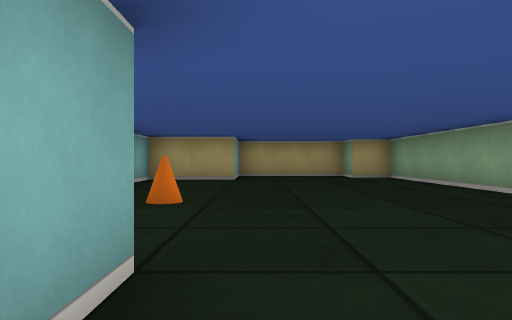
view 1 (above)

14 first-person views from a walk through a cub3D maze. The camera is about half as high as the walls, looks level and sees 70° across. The floor is counted in squares. Each view is taken from the middle of a square. On the plan, view 1 faces up. The plan holds only what a view shows up to about 9 squares ahead; the rest is blank.

view 2
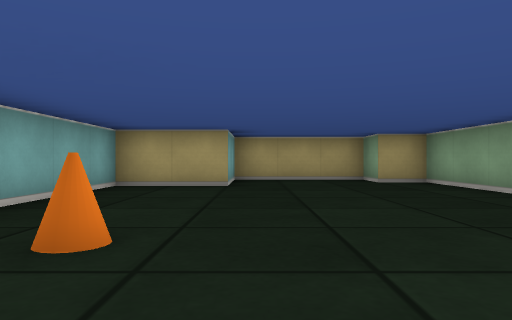

view 3
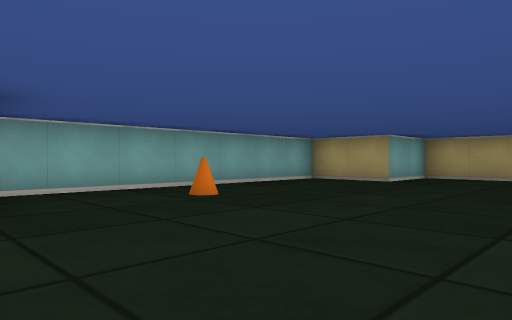

view 4
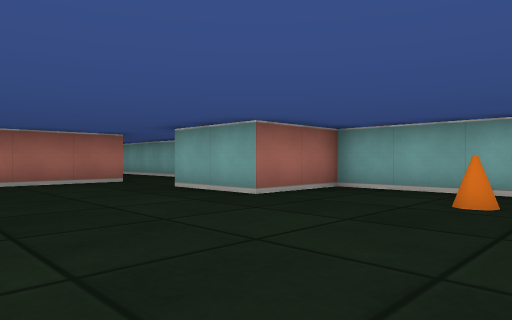

view 5
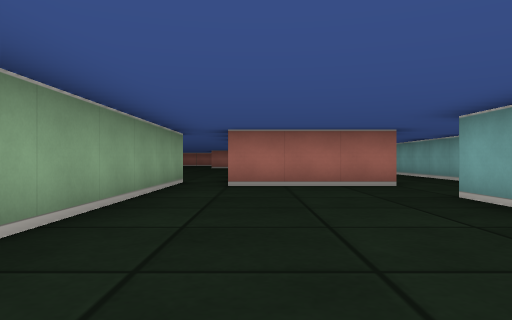

view 6
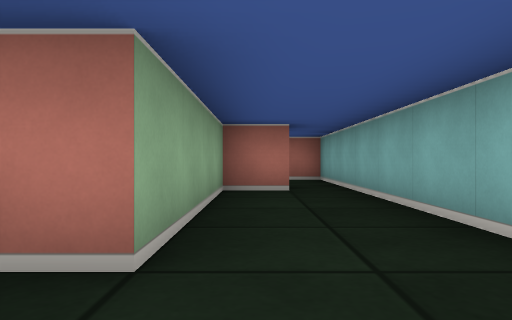

view 7
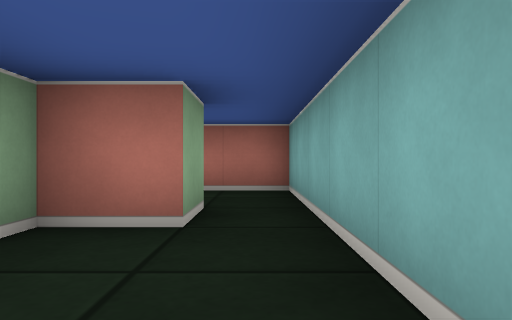

view 8
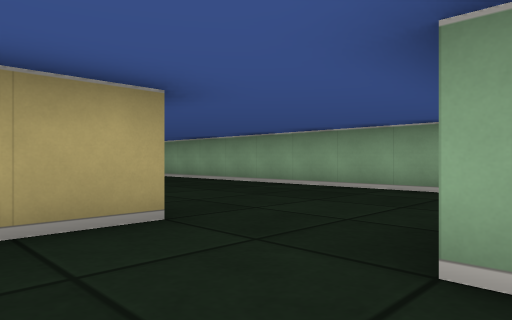

view 9
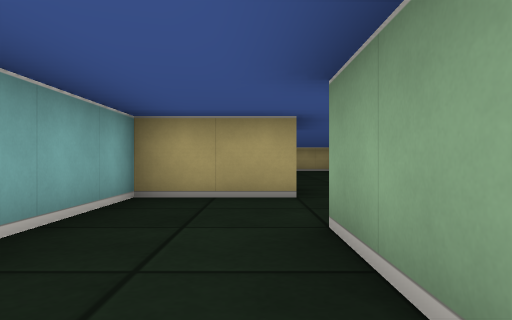

view 10
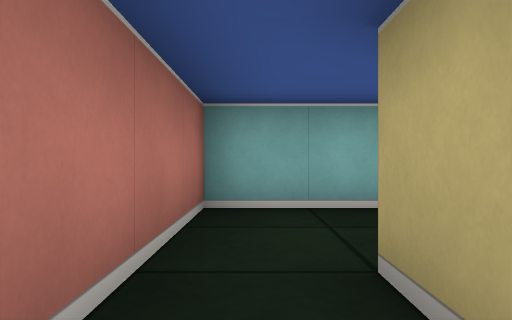

view 11
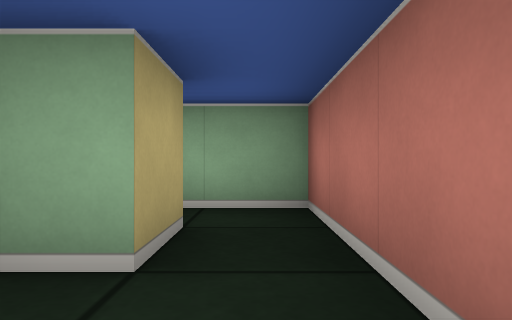

view 12
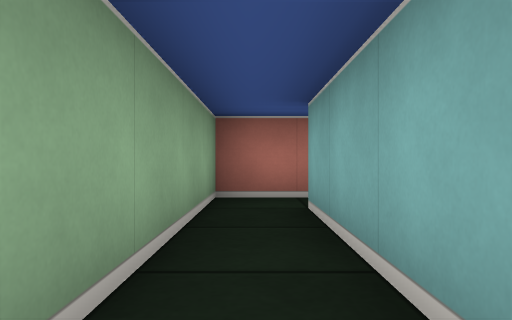

view 13
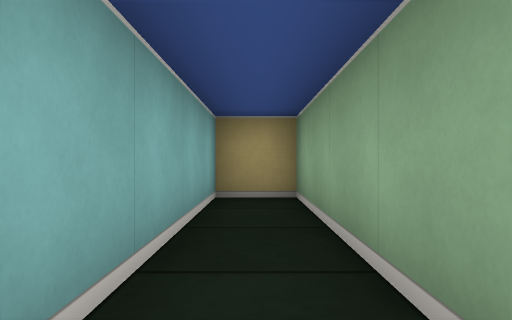

view 14
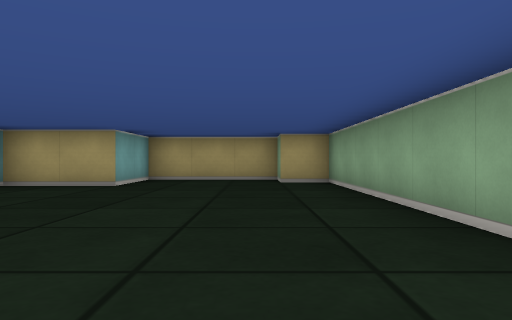

### Floor plan
Points are (right, up) in squares from view 1. A wall is a line through its corners. A room is listed if a view was taken in it or the views show most of it. See-through windows are left out.
Room 1 (views 1, 2, 3, 4, 5, 6, 7, 8, 9, 14)
walls: (3.5, -3.5) (3.5, 9.5) (2.5, 9.5) (2.5, 10.5) (-0.5, 10.5) (-0.5, 8.5) (-2.5, 8.5) (-2.5, 1.5) (-0.5, 1.5) (-0.5, -0.5) (-2.5, -0.5) (-2.5, -6.5); (-1.5, -6.5) (-0.5, -6.5) (-0.5, -2.5) (2.5, -2.5)
ways out: opening at (-2, -7) to room 3; opening at (3, -3)
objects: cone (-1, 4)
Room 2 (views 10, 12, 13)
walls: (0.5, -9.5) (1.5, -9.5) (1.5, -3.5) (0.5, -3.5) (0.5, -8.5)
ways out: opening at (0, -9) to room 3
Room 3 (view 11)
walls: (-1.5, -7.5) (-1.5, -6.5); (0.5, -8.5) (-0.5, -8.5) (-0.5, -7.9); (-2.5, -6.5) (-2.5, -9.5) (0.5, -9.5)
ways out: opening at (-2, -7) to room 1; opening at (0, -9) to room 2

Where each view was taken, in squares from view 1:
view 1: 0 up, 0 right, facing up
view 2: 2 up, 0 right, facing up
view 3: 1 up, 3 right, facing up-left
view 4: 5 up, 3 right, facing down-left
view 5: 4 up, 2 right, facing down
view 6: 1 down, 1 left, facing down
view 7: 4 down, 2 left, facing down
view 8: 3 down, 2 left, facing up-right
view 9: 5 down, 1 left, facing up
view 10: 9 down, 1 right, facing left
view 11: 9 down, 2 left, facing right
view 12: 5 down, 1 right, facing down
view 13: 8 down, 1 right, facing up
view 14: 2 up, 2 right, facing up
